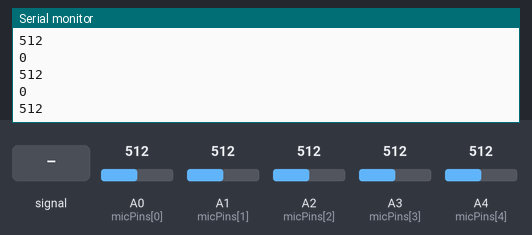
The sketch below on a simulated Arduino Uno, built with avr-gcc and run on an emulated ATmega328P. Shown: the last lines printed to the serial monitor. The inputs (shaded band) are chosen by the test bench; at power-on: A0 (micPins[0]) = 512, A1 (micPins[1]) = 512, A2 (micPins[2]) = 512, A3 (micPins[3]) = 512, A4 (micPins[4]) = 512.

Above: at 1.2 s.
1.3 s: A0 (micPins[0]) fed a 200 Hz sine of ±81 counts around its level
At 1.6 s:
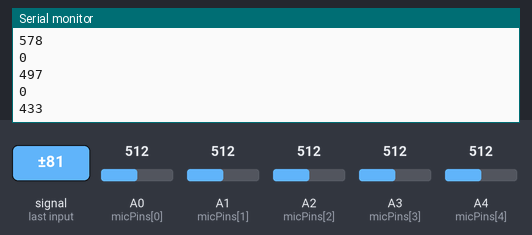
2.8 s: A2 (micPins[2]) fed a 200 Hz sine of ±460 counts around its level
At 3.23 s:
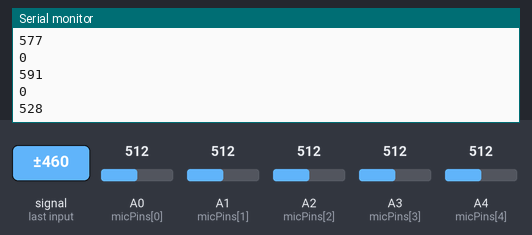
4.3 s: A3 (micPins[3]) fed a 200 Hz sine of ±460 counts around its level
5.8 s: A0 (micPins[0]) set to 716
At 5.87 s:
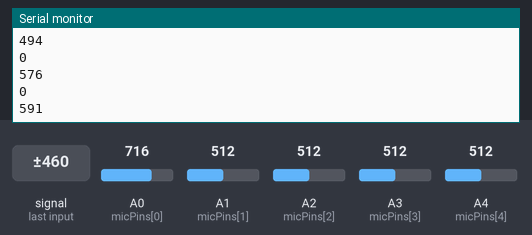
7.3 s: A0 (micPins[0]) fed a 1000 Hz sine of ±255 counts around its level
At 7.5 s:
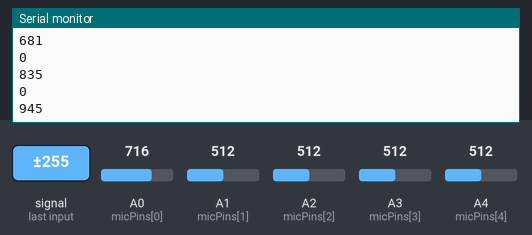
8.8 s: A4 (micPins[4]) fed a 200 Hz sine of ±460 counts around its level
At 9.94 s:
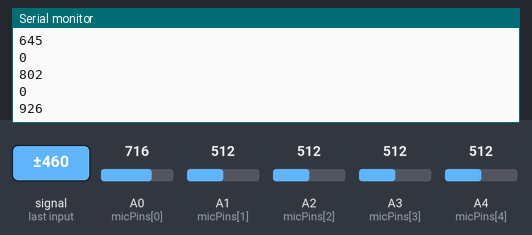
Timing chart, 0 to 11.3 s (numbered marks = the images above; inputs shaded):
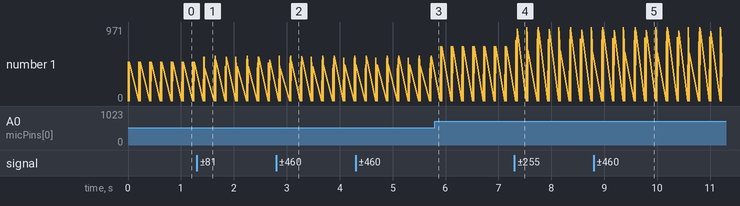

The sketch:

TestMic.ino
```cpp
int micPins[5] = {A0, A1, A2, A3, A4};
int threshold = 900;

void setup() {
  Serial.begin(9600);
  digitalWrite(1, LOW);
}

void loop() {
  for (int i = 0; i < 4; i++) {
    int pos = micPos();
    if (pos != 5) {
      // Serial.print(pos);
    }
    }
    delay(200);

  }


int micPos() {
  if (true) {
    for (int i = 0; i < 5; i++) {
      if (i == 0) {
          Serial.println(i);
          Serial.println(analogRead(micPins[i]));
      }
      if (analogRead(micPins[i]) >= threshold) {
        return i;
      }
    }
    return 5;
  }
}
```

Measured:
- after the input at 1.3 s, the serial monitor: prints a new line after 0.13 s (image 1)
- after the input at 2.8 s, the serial monitor: prints a new line after 0.27 s (image 2)
- after the input at 7.3 s, the serial monitor: prints a new line at once (image 4)
- after the input at 8.8 s, the serial monitor: prints a new line after 0.57 s (image 5)
- plotted number 1: 512 → 543 after the input at 1.3 s, 543 → 569 after the input at 2.8 s, 591 → 716 after the input at 5.8 s, 716 → 657 after the input at 7.3 s, 657 → 624 after the input at 8.8 s
